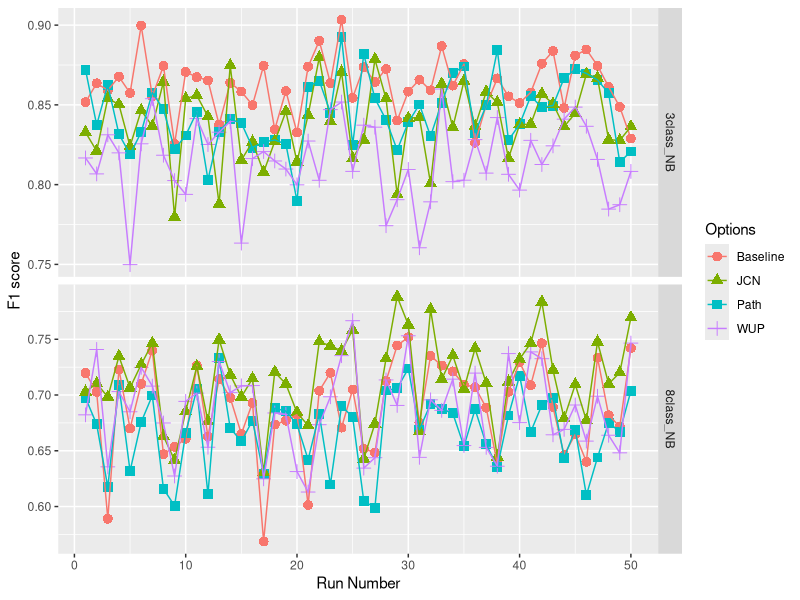

Here is the R script that generated this plot:
setwd("D:/Study/Thesis/Experiments/Util/RPlots")
library("ggplot2")
featuresdata = read.csv("ss_09_02_synset_sim.csv")
p <- ggplot(featuresdata, aes(x=run, y=f1, group=Options))+ labs(x = "Run Number", y = "F1 score" )
q <- p + geom_point(aes(color=Options, shape=Options), size = 3) + geom_line(aes(color=Options))
q + facet_grid(comb ~ ., scale = "free_y")